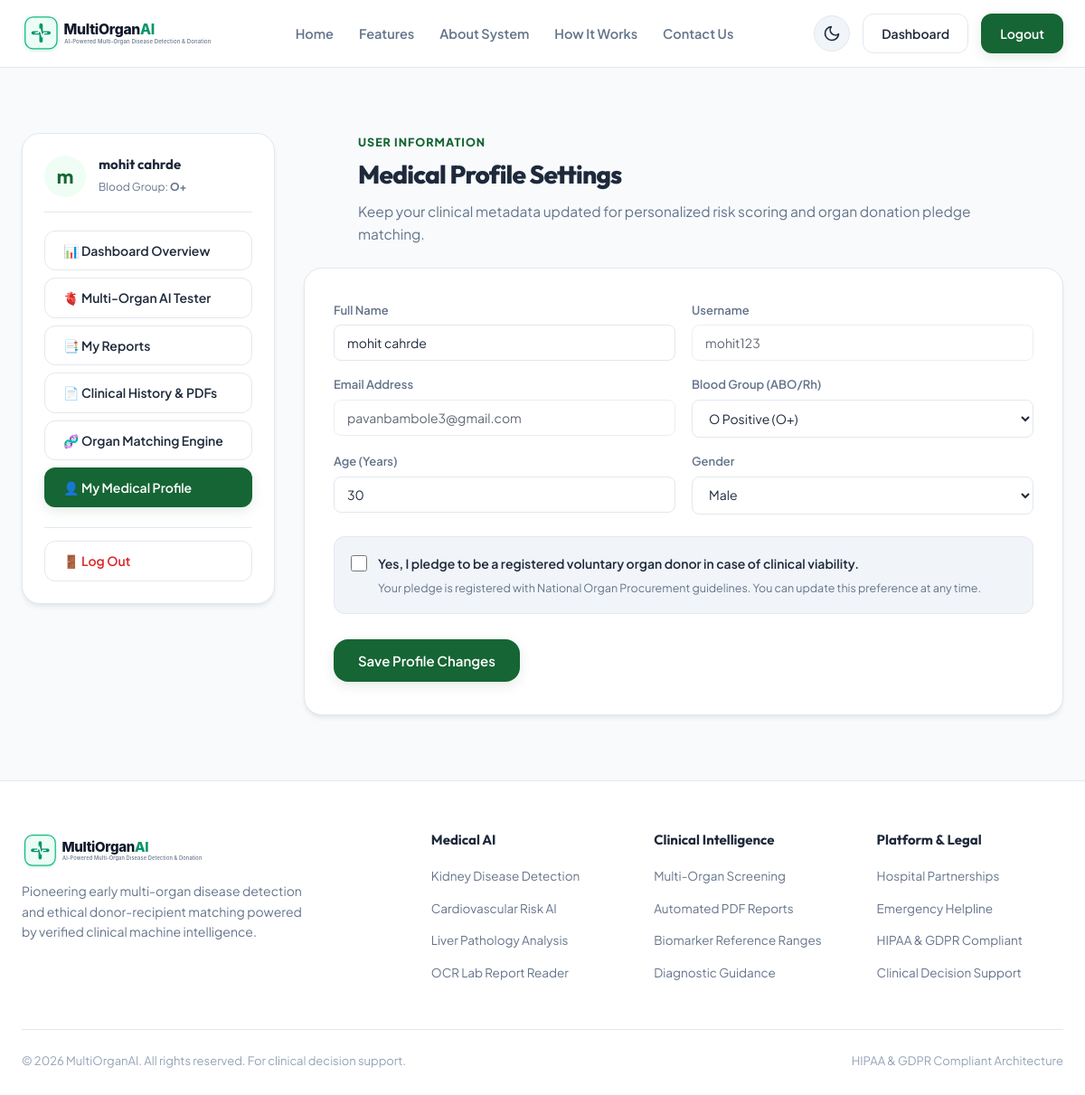
Page /profile (signed in) on the committed database.
### organ_app/backend/database.py (models this page shows, shortened)
class User(db.Model):
    __tablename__ = 'users'
    id = db.Column(db.Integer, primary_key=True)
    username = db.Column(db.String(80), unique=True, nullable=False, index=True)
    email = db.Column(db.String(120), unique=True, nullable=False, index=True)
    phone = db.Column(db.String(30), nullable=True)
    password_hash = db.Column(db.String(255), nullable=False)
    full_name = db.Column(db.String(120), nullable=True)
    blood_group = db.Column(db.String(10), nullable=True)
    age = db.Column(db.Integer, nullable=True)
    gender = db.Column(db.String(20), nullable=True)
    role = db.Column(db.String(20), default='patient')  # patient, doctor, admin
    is_donor = db.Column(db.Boolean, default=False)
    created_at = db.Column(db.DateTime, default=datetime.utcnow)
    updated_at = db.Column(db.DateTime, default=datetime.utcnow, onupdate=datetime.utcnow)
    predictions = db.relationship('PredictionRecord', backref='user', lazy=True, cascade='all, delete-orphan')
    reports = db.relationship('MedicalReport', backref='user', lazy=True, cascade='all, delete-orphan')
    uploaded_files = db.relationship('UploadedFile', backref='user', lazy=True, cascade='all, delete-orphan')
    notifications = db.relationship('Notification', backref='user', lazy=True, cascade='all, delete-orphan')
    donor_profile = db.relationship('Donor', backref='user', uselist=False, lazy=True)
    recipient_profile = db.relationship('Recipient', backref='user', uselist=False, lazy=True)

### organ_app/backend/app.py (the view, shortened to what this page needs)
@app.route('/profile', methods=['GET', 'POST'])
@login_required
def profile():
    user = User.query.get(session['user_id'])
    return render_template('profile.html', user=user)

### organ_app/backend/app.py (called while the page is built)
@app.context_processor
def inject_user():
    current_user = get_current_user()
    return dict(current_user=current_user)

### organ_app/backend/utils/helpers.py (called while the page is built)
def get_current_user():
    from database import User
    auth_header = request.headers.get('Authorization', '')
    if auth_header.startswith('Bearer '):
        token = auth_header.split(' ', 1)[1].strip()
        user_id = User.verify_token(token)
        if user_id:
            return User.query.get(user_id)
    if 'user_id' in session:
        return User.query.get(session['user_id'])
    return None

def login_required(f):
    @wraps(f)
    def decorated_function(*args, **kwargs):
        user = get_current_user()
        if not user:
            if request.path.startswith('/api/') or request.is_json:
                return jsonify({'success': False, 'error': 'Authentication required. Please login.'}), 401
            flash('Please log in to access this page.', 'warning')
            return redirect(url_for('login', next=request.url))
        return f(*args, **kwargs)
    return decorated_function

### organ_app/frontend/templates/profile.html (shortened to what this page needs)
{% extends 'base.html' %}
{% block content %}
<section class="section">
  <div class="container">
    <div style="display: grid; grid-template-columns: 280px 1fr; gap: 32px; align-items: flex-start;">
      {% include 'sidebar.html' %}
      <div>
        <div class="section-header" style="text-align: left; margin-bottom: 24px;">
          <span class="section-tag">User Information</span>
          <h1 class="section-title" style="font-size: 28px;">Medical Profile Settings</h1>
          <p class="section-desc">
            Keep your clinical metadata updated for personalized risk scoring and organ donation pledge matching.
          </p>
        </div>
        <div class="promo-card">
          <form method="POST" action="{{ url_for('profile') }}">
            <div style="display: grid; grid-template-columns: 1fr 1fr; gap: 18px; margin-bottom: 16px;">
              <div class="form-group">
                <label for="full_name">Full Name</label>
                <input type="text" id="full_name" name="full_name" class="form-input" value="{{ user.full_name or '' }}" required>
              </div>
              <div class="form-group">
                <label for="username">Username</label>
                <input type="text" id="username" class="form-input" value="{{ user.username }}" disabled style="opacity: 0.7;">
              </div>
            </div>
            <div style="display: grid; grid-template-columns: 1fr 1fr; gap: 18px; margin-bottom: 16px;">
              <div class="form-group">
                <label for="email">Email Address</label>
                <input type="email" id="email" class="form-input" value="{{ user.email }}" disabled style="opacity: 0.7;">
              </div>
              <div class="form-group">
                <label for="blood_group">Blood Group (ABO/Rh)</label>
                <select id="blood_group" name="blood_group" class="form-select">
                  <option value="O+" {% if user.blood_group == 'O+' %}selected{% endif %}>O Positive (O+)</option>
                </select>
              </div>
            </div>
            <div style="display: grid; grid-template-columns: 1fr 1fr; gap: 18px; margin-bottom: 24px;">
              <div class="form-group">
                <label for="age">Age (Years)</label>
                <input type="number" id="age" name="age" class="form-input" value="{{ user.age or '' }}" min="1" max="120">
              </div>
              <div class="form-group">
                <label for="gender">Gender</label>
                <select id="gender" name="gender" class="form-select">
                  <option value="Male" {% if user.gender == 'Male' %}selected{% endif %}>Male</option>
                </select>
              </div>
            </div>
            <div style="background: var(--bg-surface-subtle); border: 1px solid var(--border-color); border-radius: var(--radius-md); padding: 18px; margin-bottom: 28px;">
              <label style="display: flex; align-items: center; gap: 12px; cursor: pointer; font-size: 14px; font-weight: 600;">
                <input type="checkbox" name="is_donor" value="true" {% if user.is_donor %}checked{% endif %} style="width: 18px; height: 18px; accent-color: var(--primary);">
                <span>Yes, I pledge to be a registered voluntary organ donor in case of clinical viability.</span>
              </label>
              <p style="font-size: 12.5px; color: var(--text-muted); margin-top: 6px; margin-left: 30px;">
                Your pledge is registered with National Organ Procurement guidelines. You can update this preference at any time.
              </p>
            </div>
            <button type="submit" class="btn btn-primary btn-lg">
              Save Profile Changes
            </button>
          </form>
        </div>
      </div>
    </div>
  </div>
</section>
{% endblock %}

### organ_app/frontend/templates/sidebar.html
<div class="promo-card" style="padding: 24px; display: flex; flex-direction: column; gap: 20px;">
  <div style="display: flex; align-items: center; gap: 14px; padding-bottom: 16px; border-bottom: 1px solid var(--border-color);">
    <div style="width: 46px; height: 46px; border-radius: var(--radius-full); background: var(--primary-light); color: var(--primary); display: flex; align-items: center; justify-content: center; font-size: 20px; font-weight: 800;">
      {% if current_user and (current_user.full_name or current_user.username) %}
        {{ current_user.full_name[0] if current_user.full_name else current_user.username[0] }}
      {% else %}
        G
      {% endif %}
    </div>
    <div>
      <h4 style="font-size: 15px; font-weight: 700; color: var(--text-main);">
        {% if current_user %}
          {{ current_user.full_name or current_user.username }}
        {% else %}
          Guest Patient
        {% endif %}
      </h4>
      <span style="font-size: 12px; color: var(--text-muted);">
        {% if current_user %}
          Blood Group: <strong>{{ current_user.blood_group or 'Not set' }}</strong>
        {% else %}
          Session: <strong>Exploration</strong>
        {% endif %}
      </span>
    </div>
  </div>
  <ul style="list-style: none; display: flex; flex-direction: column; gap: 8px;">
    <li>
      <a href="{{ url_for('dashboard') }}" class="btn {% if request.endpoint == 'dashboard' %}btn-primary{% else %}btn-outline{% endif %}" style="width: 100%; justify-content: flex-start;">
        📊 Dashboard Overview
      </a>
    </li>
    <li>
      <a href="{{ url_for('demo_dashboard') }}" class="btn btn-outline" style="width: 100%; justify-content: flex-start;">
        🫀 Multi-Organ AI Tester
      </a>
    </li>
    <li>
      <a href="{{ url_for('my_reports') }}" class="btn {% if request.endpoint == 'my_reports' %}btn-primary{% else %}btn-outline{% endif %}" style="width: 100%; justify-content: flex-start;">
        📑 My Reports
      </a>
    </li>
    <li>
      <a href="{{ url_for('history') }}" class="btn {% if request.endpoint == 'history' %}btn-primary{% else %}btn-outline{% endif %}" style="width: 100%; justify-content: flex-start;">
        📄 Clinical History &amp; PDFs
      </a>
    </li>
    <li>
      <a href="{{ url_for('dashboard') }}#organMatchingSection" class="btn {% if request.endpoint in ['organ_matching', 'organ_donation'] %}btn-primary{% else %}btn-outline{% endif %}" style="width: 100%; justify-content: flex-start;">
        🧬 Organ Matching Engine
      </a>
    </li>
    <li>
      <a href="{{ url_for('profile') }}" class="btn {% if request.endpoint == 'profile' %}btn-primary{% else %}btn-outline{% endif %}" style="width: 100%; justify-content: flex-start;">
        👤 My Medical Profile
      </a>
    </li>
    <li style="margin-top: 14px; border-top: 1px solid var(--border-color); padding-top: 14px;">
      <a href="{{ url_for('logout') }}" class="btn btn-outline" style="width: 100%; justify-content: flex-start; color: var(--accent-rose); border-color: var(--border-color);">
        🚪 Log Out
      </a>
    </li>
  </ul>
</div>

### organ_app/frontend/static/css/style.css (style rules this page uses)
:root { --bg-main: #f8fafc; --bg-surface: #ffffff; --bg-surface-elevated: #ffffff; --bg-surface-subtle: #f1f5f9; --bg-input: #ffffff; --text-main: #1e293b; --text-muted: #64748b; --text-subtle: #94a3b8; --border-color: #e2e8f0; --border-focus: #166534; --primary: #166534; --primary-hover: #14532d; --primary-light: #f0fdf4; --primary-glow: rgba(22, 101, 52, 0.12); --accent-green: #22c55e; --accent-blue: #2563eb; --accent-blue-light: #eff6ff; --accent-amber: #d97706; --accent-amber-light: #fffbeb; --accent-rose: #dc2626; --accent-rose-light: #fef2f2; --badge-low-bg: #f0fdf4; --badge-low-text: #166534; --badge-mod-bg: #fffbeb; --badge-mod-text: #92400e; --badge-high-bg: #fef2f2; --badge-high-text: #991b1b; --shadow-sm: 0 1px 2px 0 rgba(15, 23, 42, 0.05); --shadow-md: 0 4px 6px -1px rgba(15, 23, 42, 0.07), 0 2px 4px -2px rgba(15, 23, 42, 0.05); --shadow-lg: 0 10px 20px -3px rgba(15, 23, 42, 0.08), 0 4px 6px -4px rgba(15, 23, 42, 0.04); --shadow-xl: 0 20px 30px -5px rgba(15, 23, 42, 0.08); --shadow-organ: 0 10px 24px -4px rgba(22, 101, 52, 0.1); --radius-sm: 8px; --radius-md: 12px; --radius-lg: 16px; --radius-xl: 20px; --radius-full: 9999px; --transition: all 0.2s cubic-bezier(0.16, 1, 0.3, 1); }
*, *::before, *::after { box-sizing: border-box; margin: 0; padding: 0; }
body { font-family: 'Plus Jakarta Sans', -apple-system, BlinkMacSystemFont, sans-serif; background-color: var(--bg-main); color: var(--text-main); line-height: 1.6; min-height: 100vh; display: flex; flex-direction: column; transition: background-color 0.3s ease, color 0.3s ease; overflow-x: hidden; }
h1, h2, h3, h4, h5, h6 { font-family: 'Outfit', sans-serif; font-weight: 700; color: var(--text-main); line-height: 1.25; }
a { color: inherit; text-decoration: none; transition: var(--transition); }
.container { width: 100%; max-width: 1240px; margin: 0 auto; padding: 0 24px; }
.btn { display: inline-flex; align-items: center; justify-content: center; gap: 8px; font-family: 'Plus Jakarta Sans', sans-serif; font-weight: 600; font-size: 14px; padding: 10px 20px; border-radius: var(--radius-md); border: 1px solid transparent; cursor: pointer; transition: var(--transition); text-align: center; }
.btn-primary { background: var(--primary); color: #ffffff; box-shadow: 0 4px 14px var(--primary-glow); }
.btn-outline { background: transparent; color: var(--text-main); border-color: var(--border-color); }
.btn-lg { padding: 13px 26px; font-size: 15px; border-radius: var(--radius-lg); }
.section { padding: 72px 0; }
.section-header { text-align: center; max-width: 720px; margin: 0 auto 48px auto; }
.section-tag { font-size: 12.5px; font-weight: 800; color: var(--primary); text-transform: uppercase; letter-spacing: 1px; margin-bottom: 8px; display: block; }
.section-title { font-size: 34px; font-weight: 800; letter-spacing: -0.8px; margin-bottom: 12px; }
.section-desc { font-size: 15.5px; color: var(--text-muted); }
.promo-card { background: var(--bg-surface); border: 1px solid var(--border-color); border-radius: var(--radius-xl); padding: 36px 32px; box-shadow: var(--shadow-md); }
.form-group { display: flex; flex-direction: column; gap: 6px; }
.form-group label { font-size: 13px; font-weight: 600; color: var(--text-muted); display: flex; justify-content: space-between; }
.form-input, .form-select, .form-textarea { width: 100%; padding: 10px 14px; border: 1px solid var(--border-color); background: var(--bg-input); color: var(--text-main); border-radius: var(--radius-sm); font-family: inherit; font-size: 14px; transition: var(--transition); }

### rows in the picture
User: full_name "m", full_name "mohit cahrde", blood_group "O+", username "mohit123", email "pavanbambole3@gmail.com", blood_group "O Positive (O+)", age "30", gender "Male"
